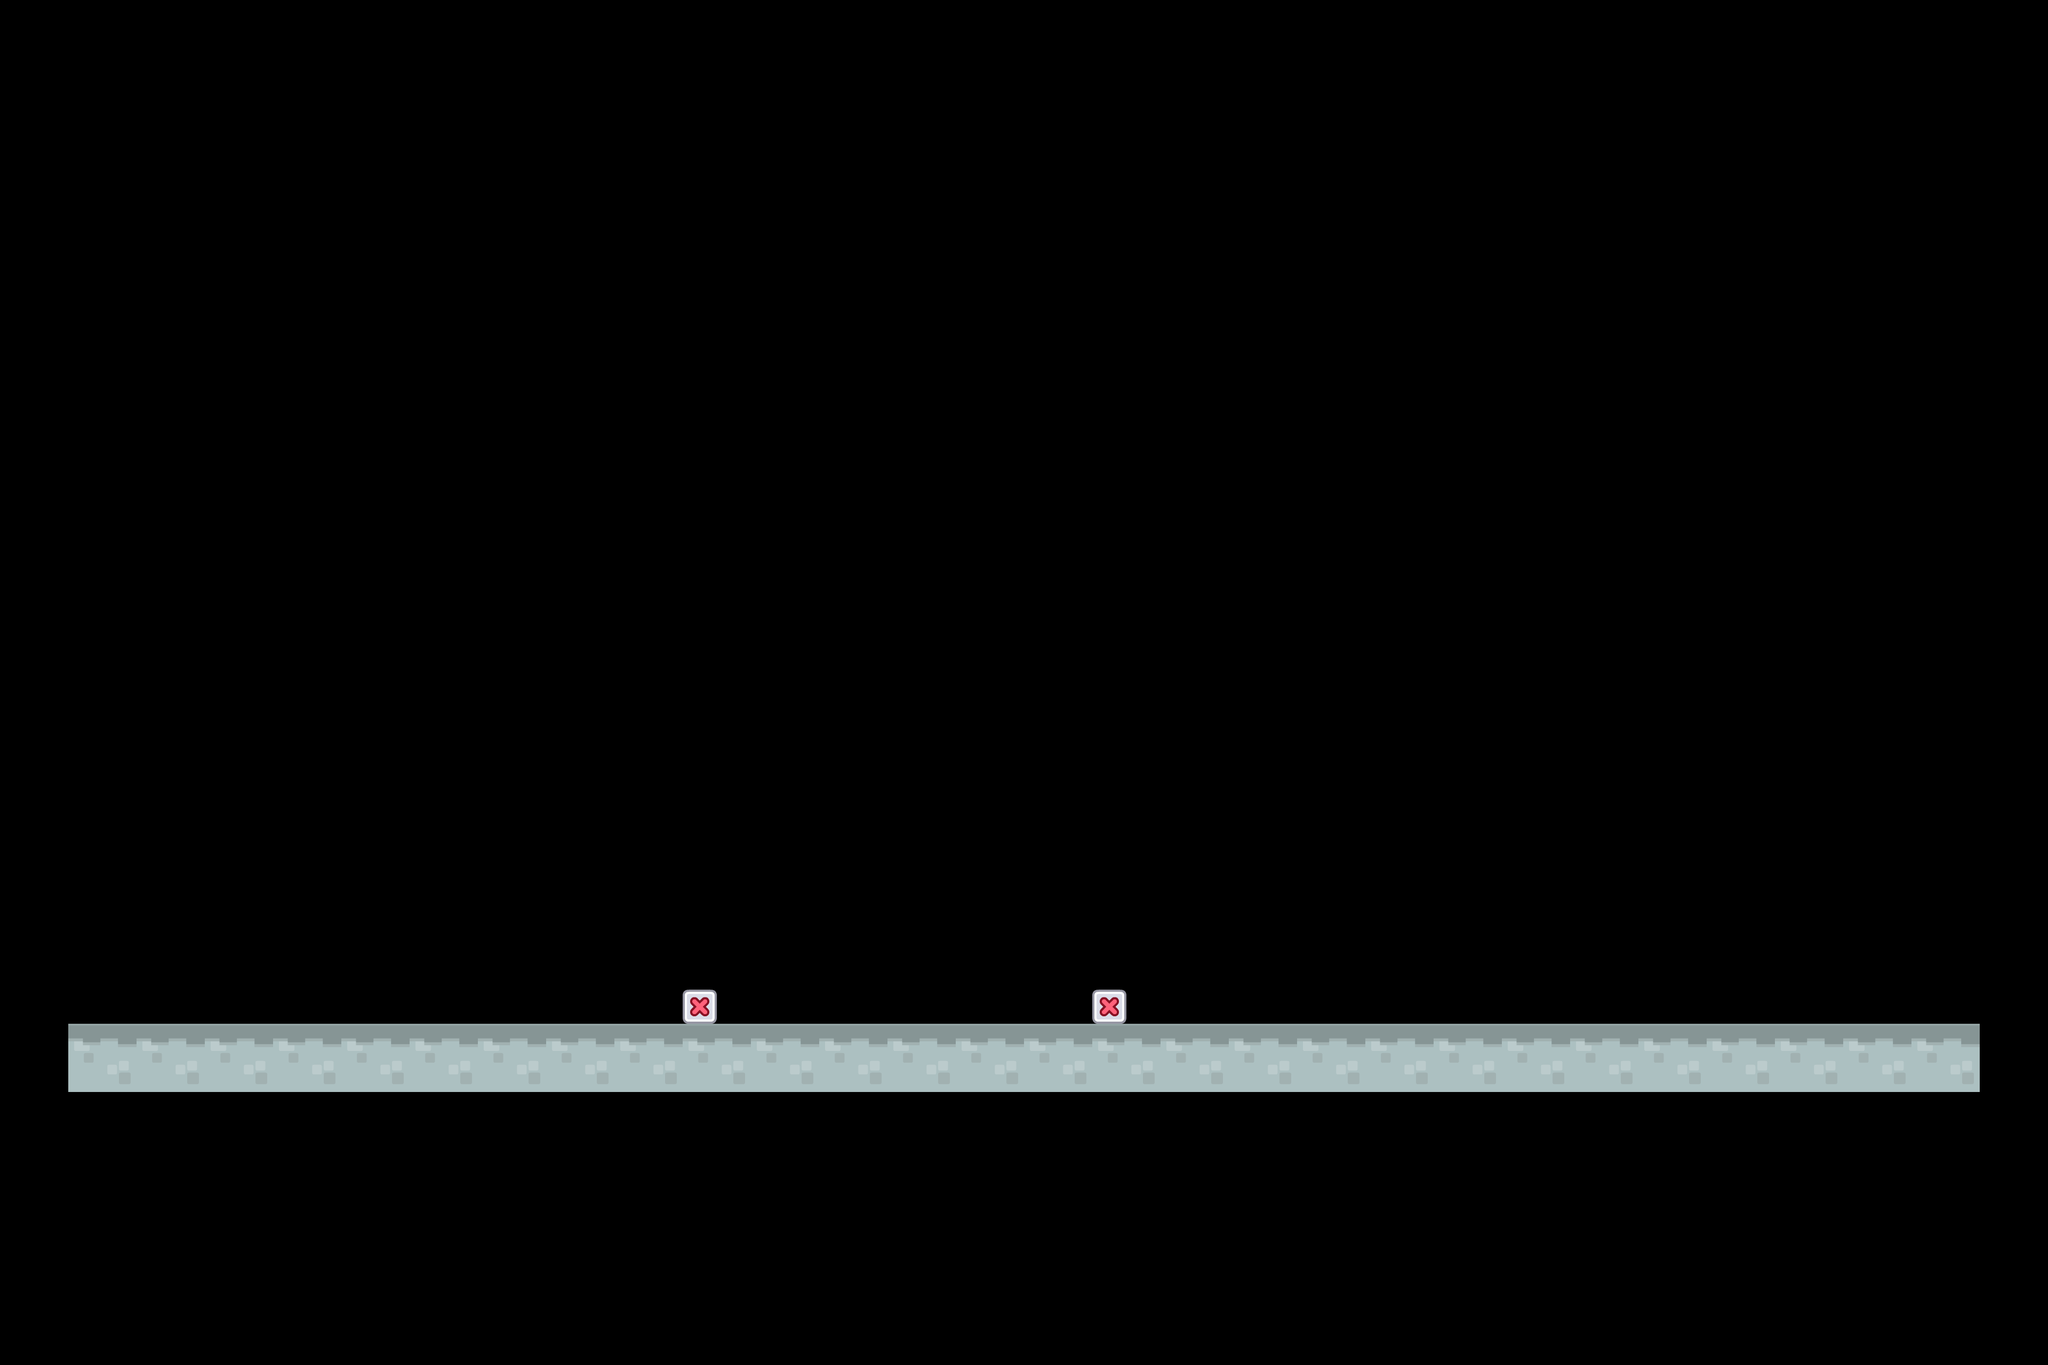

The image is a tile-based game level rendered from a .tmx file. Its description and complete source (layers, tilesets, objects, tile grids) follow:
An orthogonal 30x20 tile map with 128x128 px tiles, 5 tile layers (Platforms, Load Zone, Enemy Spawn, Background, ...), 3 tilesets.

<map version="1.10" tiledversion="1.11.2" orientation="orthogonal" renderorder="right-down" width="30" height="20" tilewidth="128" tileheight="128" infinite="0" nextlayerid="6" nextobjectid="1">
 <tileset firstgid="1" source="../tilesets/groundDirt.tsx" />
 <tileset firstgid="2" source="../tilesets/enemy.tsx" />
 <tileset firstgid="3" source="../tilesets/groundStone.tsx" />
 <layer id="1" name="Platforms" width="30" height="20">
  <data encoding="csv">
0,0,0,0,0,0,0,0,0,0,0,0,0,0,0,0,0,0,0,0,0,0,0,0,0,0,0,0,0,0,
0,0,0,0,0,0,0,0,0,0,0,0,0,0,0,0,0,0,0,0,0,0,0,0,0,0,0,0,0,0,
0,0,0,0,0,0,0,0,0,0,0,0,0,0,0,0,0,0,0,0,0,0,0,0,0,0,0,0,0,0,
0,0,0,0,0,0,0,0,0,0,0,0,0,0,0,0,0,0,0,0,0,0,0,0,0,0,0,0,0,0,
0,0,0,0,0,0,0,0,0,0,0,0,0,0,0,0,0,0,0,0,0,0,0,0,0,0,0,0,0,0,
0,0,0,0,0,0,0,0,0,0,0,0,0,0,0,0,0,0,0,0,0,0,0,0,0,0,0,0,0,0,
0,0,0,0,0,0,0,0,0,0,0,0,0,0,0,0,0,0,0,0,0,0,0,0,0,0,0,0,0,0,
0,0,0,0,0,0,0,0,0,0,0,0,0,0,0,0,0,0,0,0,0,0,0,0,0,0,0,0,0,0,
0,0,0,0,0,0,0,0,0,0,0,0,0,0,0,0,0,0,0,0,0,0,0,0,0,0,0,0,0,0,
0,0,0,0,0,0,0,0,0,0,0,0,0,0,0,0,0,0,0,0,0,0,0,0,0,0,0,0,0,0,
0,0,0,0,0,0,0,0,0,0,0,0,0,0,0,0,0,0,0,0,0,0,0,0,0,0,0,0,0,0,
0,0,0,0,0,0,0,0,0,0,0,0,0,0,0,0,0,0,0,0,0,0,0,0,0,0,0,0,0,0,
0,0,0,0,0,0,0,0,0,0,0,0,0,0,0,0,0,0,0,0,0,0,0,0,0,0,0,0,0,0,
0,0,0,0,0,0,0,0,0,0,0,0,0,0,0,0,0,0,0,0,0,0,0,0,0,0,0,0,0,0,
0,0,0,0,0,0,0,0,0,0,0,0,0,0,0,0,0,0,0,0,0,0,0,0,0,0,0,0,0,0,
0,4,4,4,4,4,4,4,4,4,4,4,4,4,4,4,4,4,4,4,4,4,4,4,4,4,4,4,4,0,
0,0,0,0,0,0,0,0,0,0,0,0,0,0,0,0,0,0,0,0,0,0,0,0,0,0,0,0,0,0,
0,0,0,0,0,0,0,0,0,0,0,0,0,0,0,0,0,0,0,0,0,0,0,0,0,0,0,0,0,0,
0,0,0,0,0,0,0,0,0,0,0,0,0,0,0,0,0,0,0,0,0,0,0,0,0,0,0,0,0,0,
0,0,0,0,0,0,0,0,0,0,0,0,0,0,0,0,0,0,0,0,0,0,0,0,0,0,0,0,0,0
</data>
 </layer>
 <layer id="2" name="Load Zone" width="30" height="20">
  <data encoding="csv">
0,0,0,0,0,0,0,0,0,0,0,0,0,0,0,0,0,0,0,0,0,0,0,0,0,0,0,0,0,0,
0,0,0,0,0,0,0,0,0,0,0,0,0,0,0,0,0,0,0,0,0,0,0,0,0,0,0,0,0,0,
0,0,0,0,0,0,0,0,0,0,0,0,0,0,0,0,0,0,0,0,0,0,0,0,0,0,0,0,0,0,
0,0,0,0,0,0,0,0,0,0,0,0,0,0,0,0,0,0,0,0,0,0,0,0,0,0,0,0,0,0,
0,0,0,0,0,0,0,0,0,0,0,0,0,0,0,0,0,0,0,0,0,0,0,0,0,0,0,0,0,0,
0,0,0,0,0,0,0,0,0,0,0,0,0,0,0,0,0,0,0,0,0,0,0,0,0,0,0,0,0,0,
0,0,0,0,0,0,0,0,0,0,0,0,0,0,0,0,0,0,0,0,0,0,0,0,0,0,0,0,0,0,
0,0,0,0,0,0,0,0,0,0,0,0,0,0,0,0,0,0,0,0,0,0,0,0,0,0,0,0,0,0,
0,0,0,0,0,0,0,0,0,0,0,0,0,0,0,0,0,0,0,0,0,0,0,0,0,0,0,0,0,0,
0,0,0,0,0,0,0,0,0,0,0,0,0,0,0,0,0,0,0,0,0,0,0,0,0,0,0,0,0,0,
0,0,0,0,0,0,0,0,0,0,0,0,0,0,0,0,0,0,0,0,0,0,0,0,0,0,0,0,0,0,
0,0,0,0,0,0,0,0,0,0,0,0,0,0,0,0,0,0,0,0,0,0,0,0,0,0,0,0,0,0,
0,0,0,0,0,0,0,0,0,0,0,0,0,0,0,0,0,0,0,0,0,0,0,0,0,0,0,0,0,0,
0,0,0,0,0,0,0,0,0,0,0,0,0,0,0,0,0,0,0,0,0,0,0,0,0,0,0,0,0,0,
0,0,0,0,0,0,0,0,0,0,0,0,0,0,0,0,0,0,0,0,0,0,0,0,0,0,0,0,0,0,
0,0,0,0,0,0,0,0,0,0,0,0,0,0,0,0,0,0,0,0,0,0,0,0,0,0,0,0,0,0,
0,0,0,0,0,0,0,0,0,0,0,0,0,0,0,0,0,0,0,0,0,0,0,0,0,0,0,0,0,0,
0,0,0,0,0,0,0,0,0,0,0,0,0,0,0,0,0,0,0,0,0,0,0,0,0,0,0,0,0,0,
0,0,0,0,0,0,0,0,0,0,0,0,0,0,0,0,0,0,0,0,0,0,0,0,0,0,0,0,0,0,
0,0,0,0,0,0,0,0,0,0,0,0,0,0,0,0,0,0,0,0,0,0,0,0,0,0,0,0,0,0
</data>
 </layer>
 <layer id="3" name="Enemy Spawn" width="30" height="20">
  <data encoding="csv">
0,0,0,0,0,0,0,0,0,0,0,0,0,0,0,0,0,0,0,0,0,0,0,0,0,0,0,0,0,0,
0,0,0,0,0,0,0,0,0,0,0,0,0,0,0,0,0,0,0,0,0,0,0,0,0,0,0,0,0,0,
0,0,0,0,0,0,0,0,0,0,0,0,0,0,0,0,0,0,0,0,0,0,0,0,0,0,0,0,0,0,
0,0,0,0,0,0,0,0,0,0,0,0,0,0,0,0,0,0,0,0,0,0,0,0,0,0,0,0,0,0,
0,0,0,0,0,0,0,0,0,0,0,0,0,0,0,0,0,0,0,0,0,0,0,0,0,0,0,0,0,0,
0,0,0,0,0,0,0,0,0,0,0,0,0,0,0,0,0,0,0,0,0,0,0,0,0,0,0,0,0,0,
0,0,0,0,0,0,0,0,0,0,0,0,0,0,0,0,0,0,0,0,0,0,0,0,0,0,0,0,0,0,
0,0,0,0,0,0,0,0,0,0,0,0,0,0,0,0,0,0,0,0,0,0,0,0,0,0,0,0,0,0,
0,0,0,0,0,0,0,0,0,0,0,0,0,0,0,0,0,0,0,0,0,0,0,0,0,0,0,0,0,0,
0,0,0,0,0,0,0,0,0,0,0,0,0,0,0,0,0,0,0,0,0,0,0,0,0,0,0,0,0,0,
0,0,0,0,0,0,0,0,0,0,0,0,0,0,0,0,0,0,0,0,0,0,0,0,0,0,0,0,0,0,
0,0,0,0,0,0,0,0,0,0,0,0,0,0,0,0,0,0,0,0,0,0,0,0,0,0,0,0,0,0,
0,0,0,0,0,0,0,0,0,0,0,0,0,0,0,0,0,0,0,0,0,0,0,0,0,0,0,0,0,0,
0,0,0,0,0,0,0,0,0,0,0,0,0,0,0,0,0,0,0,0,0,0,0,0,0,0,0,0,0,0,
0,0,0,0,0,0,0,0,0,0,2,0,0,0,0,0,2,0,0,0,0,0,0,0,0,0,0,0,0,0,
0,0,0,0,0,0,0,0,0,0,0,0,0,0,0,0,0,0,0,0,0,0,0,0,0,0,0,0,0,0,
0,0,0,0,0,0,0,0,0,0,0,0,0,0,0,0,0,0,0,0,0,0,0,0,0,0,0,0,0,0,
0,0,0,0,0,0,0,0,0,0,0,0,0,0,0,0,0,0,0,0,0,0,0,0,0,0,0,0,0,0,
0,0,0,0,0,0,0,0,0,0,0,0,0,0,0,0,0,0,0,0,0,0,0,0,0,0,0,0,0,0,
0,0,0,0,0,0,0,0,0,0,0,0,0,0,0,0,0,0,0,0,0,0,0,0,0,0,0,0,0,0
</data>
 </layer>
 <layer id="5" name="Background" width="30" height="20">
  <data encoding="csv">
0,0,0,0,0,0,0,0,0,0,0,0,0,0,0,0,0,0,0,0,0,0,0,0,0,0,0,0,0,0,
0,0,0,0,0,0,0,0,0,0,0,0,0,0,0,0,0,0,0,0,0,0,0,0,0,0,0,0,0,0,
0,0,0,0,0,0,0,0,0,0,0,0,0,0,0,0,0,0,0,0,0,0,0,0,0,0,0,0,0,0,
0,0,0,0,0,0,0,0,0,0,0,0,0,0,0,0,0,0,0,0,0,0,0,0,0,0,0,0,0,0,
0,0,0,0,0,0,0,0,0,0,0,0,0,0,0,0,0,0,0,0,0,0,0,0,0,0,0,0,0,0,
0,0,0,0,0,0,0,0,0,0,0,0,0,0,0,0,0,0,0,0,0,0,0,0,0,0,0,0,0,0,
0,0,0,0,0,0,0,0,0,0,0,0,0,0,0,0,0,0,0,0,0,0,0,0,0,0,0,0,0,0,
0,0,0,0,0,0,0,0,0,0,0,0,0,0,0,0,0,0,0,0,0,0,0,0,0,0,0,0,0,0,
0,0,0,0,0,0,0,0,0,0,0,0,0,0,0,0,0,0,0,0,0,0,0,0,0,0,0,0,0,0,
0,0,0,0,0,0,0,0,0,0,0,0,0,0,0,0,0,0,0,0,0,0,0,0,0,0,0,0,0,0,
0,0,0,0,0,0,0,0,0,0,0,0,0,0,0,0,0,0,0,0,0,0,0,0,0,0,0,0,0,0,
0,0,0,0,0,0,0,0,0,0,0,0,0,0,0,0,0,0,0,0,0,0,0,0,0,0,0,0,0,0,
0,0,0,0,0,0,0,0,0,0,0,0,0,0,0,0,0,0,0,0,0,0,0,0,0,0,0,0,0,0,
0,0,0,0,0,0,0,0,0,0,0,0,0,0,0,0,0,0,0,0,0,0,0,0,0,0,0,0,0,0,
0,0,0,0,0,0,0,0,0,0,0,0,0,0,0,0,0,0,0,0,0,0,0,0,0,0,0,0,0,0,
0,0,0,0,0,0,0,0,0,0,0,0,0,0,0,0,0,0,0,0,0,0,0,0,0,0,0,0,0,0,
0,0,0,0,0,0,0,0,0,0,0,0,0,0,0,0,0,0,0,0,0,0,0,0,0,0,0,0,0,0,
0,0,0,0,0,0,0,0,0,0,0,0,0,0,0,0,0,0,0,0,0,0,0,0,0,0,0,0,0,0,
0,0,0,0,0,0,0,0,0,0,0,0,0,0,0,0,0,0,0,0,0,0,0,0,0,0,0,0,0,0,
0,0,0,0,0,0,0,0,0,0,0,0,0,0,0,0,0,0,0,0,0,0,0,0,0,0,0,0,0,0
</data>
 </layer>
 <layer id="4" name="Foreground" width="30" height="20">
  <data encoding="csv">
0,0,0,0,0,0,0,0,0,0,0,0,0,0,0,0,0,0,0,0,0,0,0,0,0,0,0,0,0,0,
0,0,0,0,0,0,0,0,0,0,0,0,0,0,0,0,0,0,0,0,0,0,0,0,0,0,0,0,0,0,
0,0,0,0,0,0,0,0,0,0,0,0,0,0,0,0,0,0,0,0,0,0,0,0,0,0,0,0,0,0,
0,0,0,0,0,0,0,0,0,0,0,0,0,0,0,0,0,0,0,0,0,0,0,0,0,0,0,0,0,0,
0,0,0,0,0,0,0,0,0,0,0,0,0,0,0,0,0,0,0,0,0,0,0,0,0,0,0,0,0,0,
0,0,0,0,0,0,0,0,0,0,0,0,0,0,0,0,0,0,0,0,0,0,0,0,0,0,0,0,0,0,
0,0,0,0,0,0,0,0,0,0,0,0,0,0,0,0,0,0,0,0,0,0,0,0,0,0,0,0,0,0,
0,0,0,0,0,0,0,0,0,0,0,0,0,0,0,0,0,0,0,0,0,0,0,0,0,0,0,0,0,0,
0,0,0,0,0,0,0,0,0,0,0,0,0,0,0,0,0,0,0,0,0,0,0,0,0,0,0,0,0,0,
0,0,0,0,0,0,0,0,0,0,0,0,0,0,0,0,0,0,0,0,0,0,0,0,0,0,0,0,0,0,
0,0,0,0,0,0,0,0,0,0,0,0,0,0,0,0,0,0,0,0,0,0,0,0,0,0,0,0,0,0,
0,0,0,0,0,0,0,0,0,0,0,0,0,0,0,0,0,0,0,0,0,0,0,0,0,0,0,0,0,0,
0,0,0,0,0,0,0,0,0,0,0,0,0,0,0,0,0,0,0,0,0,0,0,0,0,0,0,0,0,0,
0,0,0,0,0,0,0,0,0,0,0,0,0,0,0,0,0,0,0,0,0,0,0,0,0,0,0,0,0,0,
0,0,0,0,0,0,0,0,0,0,0,0,0,0,0,0,0,0,0,0,0,0,0,0,0,0,0,0,0,0,
0,0,0,0,0,0,0,0,0,0,0,0,0,0,0,0,0,0,0,0,0,0,0,0,0,0,0,0,0,0,
0,0,0,0,0,0,0,0,0,0,0,0,0,0,0,0,0,0,0,0,0,0,0,0,0,0,0,0,0,0,
0,0,0,0,0,0,0,0,0,0,0,0,0,0,0,0,0,0,0,0,0,0,0,0,0,0,0,0,0,0,
0,0,0,0,0,0,0,0,0,0,0,0,0,0,0,0,0,0,0,0,0,0,0,0,0,0,0,0,0,0,
0,0,0,0,0,0,0,0,0,0,0,0,0,0,0,0,0,0,0,0,0,0,0,0,0,0,0,0,0,0
</data>
 </layer>
</map>
